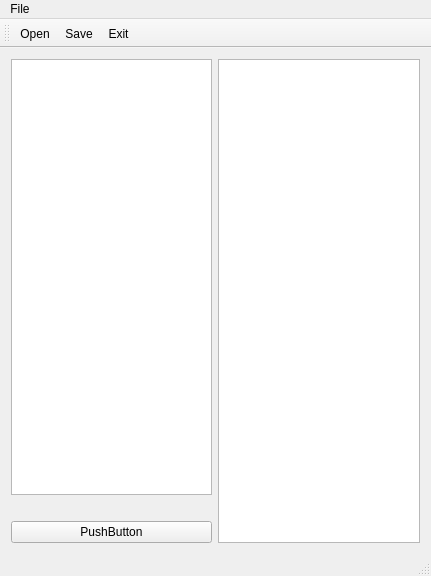
<?xml version="1.0" encoding="UTF-8"?>
<ui version="4.0">
 <class>MainWindow</class>
 <widget class="QMainWindow" name="MainWindow">
  <property name="geometry">
   <rect>
    <x>0</x>
    <y>0</y>
    <width>431</width>
    <height>576</height>
   </rect>
  </property>
  <property name="windowTitle">
   <string>MainWindow</string>
  </property>
  <widget class="QWidget" name="centralWidget">
   <layout class="QHBoxLayout" name="horizontalLayout">
    <item>
     <layout class="QVBoxLayout" name="verticalLayout_2">
      <item>
       <widget class="QListView" name="unmarkedList"/>
      </item>
      <item>
       <widget class="QLabel" name="label">
        <property name="text">
         <string/>
        </property>
       </widget>
      </item>
      <item>
       <widget class="QPushButton" name="button">
        <property name="text">
         <string>PushButton</string>
        </property>
       </widget>
      </item>
     </layout>
    </item>
    <item>
     <widget class="QListView" name="markedList"/>
    </item>
   </layout>
  </widget>
  <widget class="QMenuBar" name="menuBar">
   <property name="geometry">
    <rect>
     <x>0</x>
     <y>0</y>
     <width>431</width>
     <height>21</height>
    </rect>
   </property>
   <widget class="QMenu" name="menuFile">
    <property name="title">
     <string>File</string>
    </property>
    <addaction name="actionOpen"/>
    <addaction name="actionSave"/>
    <addaction name="separator"/>
    <addaction name="actionExit"/>
   </widget>
   <addaction name="menuFile"/>
  </widget>
  <widget class="QToolBar" name="mainToolBar">
   <attribute name="toolBarArea">
    <enum>TopToolBarArea</enum>
   </attribute>
   <attribute name="toolBarBreak">
    <bool>false</bool>
   </attribute>
   <addaction name="actionOpen"/>
   <addaction name="actionSave"/>
   <addaction name="actionExit"/>
  </widget>
  <widget class="QStatusBar" name="statusBar"/>
  <action name="actionOpen">
   <property name="text">
    <string>Open</string>
   </property>
   <property name="shortcut">
    <string>Ctrl+O</string>
   </property>
  </action>
  <action name="actionSave">
   <property name="text">
    <string>Save</string>
   </property>
   <property name="shortcut">
    <string>Ctrl+S</string>
   </property>
  </action>
  <action name="actionExit">
   <property name="text">
    <string>Exit</string>
   </property>
   <property name="shortcut">
    <string>Esc</string>
   </property>
  </action>
 </widget>
 <layoutdefault spacing="6" margin="11"/>
 <resources/>
 <connections/>
 <slots>
  <slot>unmarkedListDoubleClicked(QModelIndex)</slot>
 </slots>
</ui>
